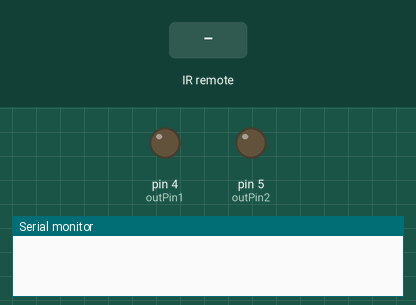
Recording of a sketch running on a simulated Arduino Uno, built with avr-gcc and run on an emulated ATmega328P. Shown: output pins drawn as LEDs (lit = HIGH), the last lines printed to the serial monitor. The inputs (shaded band) are chosen by the test bench.

Above: at 1.2 s.
1.3 s: infrared code 0xFFFFFFFF received
At 2.5 s:
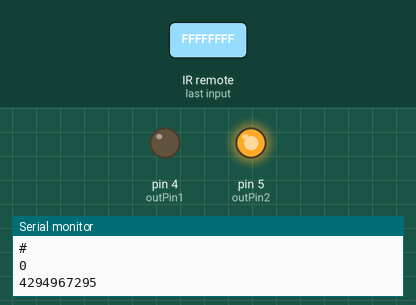
2.8 s: infrared code 0xFFA25D received
At 3.6 s:
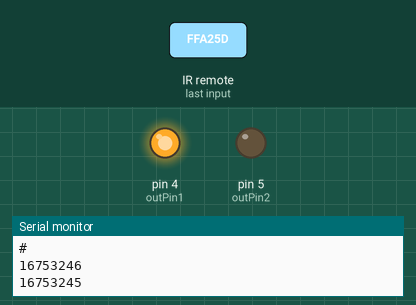
Timing chart, 0 to 5.8 s (numbered marks = the images above; inputs shaded):
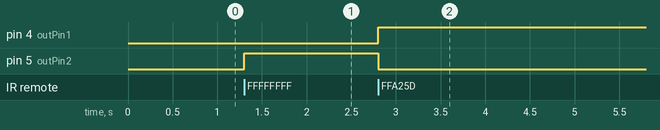

Measured:
- after the input at 1.3 s, pin 5 (outPin2): LOW → HIGH at once
- after the input at 2.8 s, pin 4 (outPin1): LOW → HIGH at once; pin 5 (outPin2): HIGH → LOW at once

The sketch:

IRrecv_output.ino
```cpp
// (licence header left out)
#include <IRremote.h>

int RECV_PIN = 11;
int outPin1 = 4;
int outPin2 = 5;
long compareValue = 0;
long lastValue = 0;
long conRepeatValue = 4294967295;
long conOnOff = 16753245;
int conZero = 1;

IRrecv irrecv(RECV_PIN);

decode_results results;

void setup()
{
  Serial.begin(9600);
  irrecv.enableIRIn(); // Start the receiver

  pinMode(outPin1, OUTPUT);
  pinMode(outPin2, OUTPUT);

}

void loop() {
  if (irrecv.decode(&results)) {
    Serial.println(results.value, HEX);
    Serial.println(results.value);
    Serial.println("----------");

    Serial.println("#");
    Serial.println(results.value + conZero);

    if (results.value == conRepeatValue)
    {
      compareValue = lastValue;
    }
    else
    {
      compareValue = results.value;
      lastValue = results.value;
    }

    if (compareValue == conOnOff)
    {
      digitalWrite(outPin1, HIGH);
      digitalWrite(outPin2, LOW);
    }
    else
    {
      digitalWrite(outPin2, HIGH);
      digitalWrite(outPin1, LOW);
    }

    Serial.println(results.value);
    irrecv.resume(); // Receive the next value
  }
}

/*
FFA25D

16753245

*/
```
